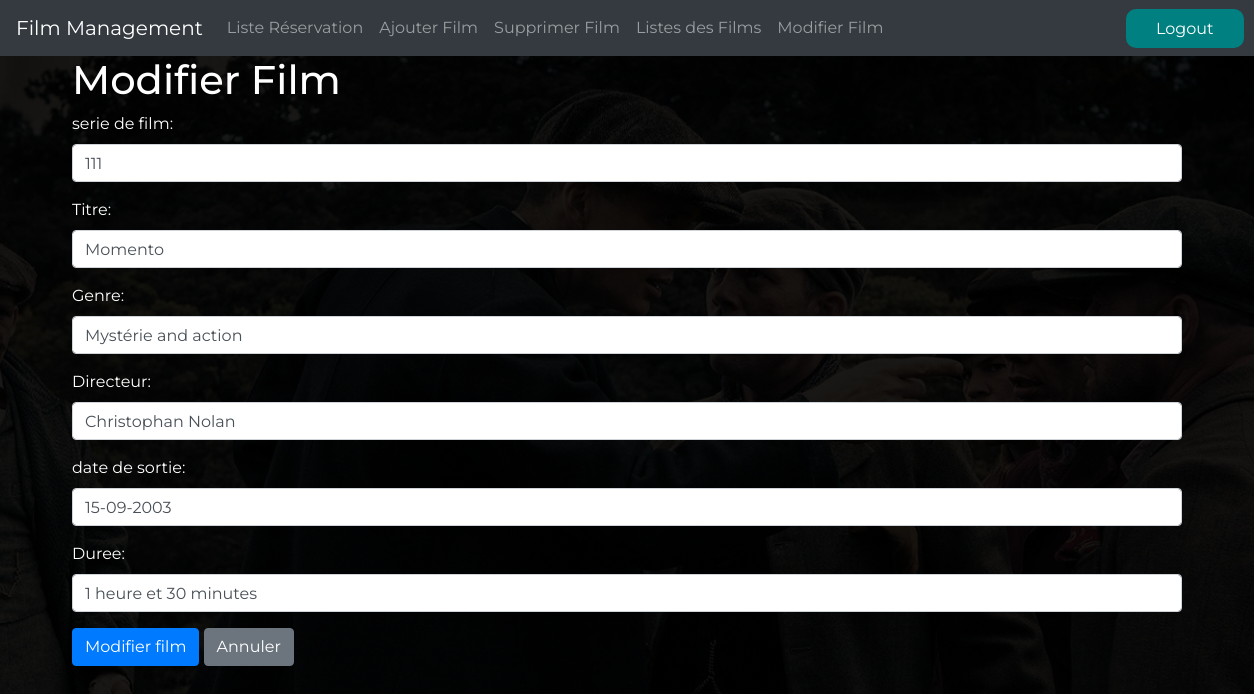
The page /modifierfilm.php?id=111 on the database its author committed.
### tables this page shows
CREATE TABLE `film` (
  `serie_film` int(10) NOT NULL,
  `titre` varchar(80) NOT NULL,
  `genre` varchar(80) NOT NULL,
  `directeur` varchar(80) NOT NULL,
  `date_sortie` varchar(80) NOT NULL,
  `duree` varchar(80) NOT NULL
);

### connexion.php (called while the page is built, shortened)
<?php
abstract class connexion {
function __construct()
{
$this->pdo =new PDO('mysql:host=localhost;dbname=filmprojet','root','');
}
}
?>

### filmController.php (called while the page is built, shortened)
<?php
include_once('connexion.php');
class filmController extends Connexion{
function getfilm($id){
    $query="SELECT * FROM film WHERE serie_film = ? ";
    $res = $this->pdo->prepare($query);
    $res->execute(array($id));
    $array= $res->fetch();
    return $array;
}
}
?>

### modifierfilm.php (the view, shortened to what this page needs)
<!DOCTYPE html>
<html lang="en">
<head>
    <link rel="stylesheet" href="main.css">
    <link rel="stylesheet" href="https://cdnjs.cloudflare.com/ajax/libs/bootstrap/5.0.2/css/bootstrap.min.css">
</head>
<body>
<?php
require_once('filmController.php');
$filmCtr=new filmController();
$res=$filmCtr->getfilm($_GET['id']);
?>
<?php include('navbar.php'); ?>
<div class="container">
<h1 style="color:white;">Modifier Film</h1>
    <form action="modifierfilm_action.php" method="post">
    <div class="mb-3">
            <label for="title" class="form-label"style="color:white;">serie de film:</label>
            <input type="text" id="serie" name="serie" value = "<?php echo $res['serie_film'] ?> "class="form-control" required>
        </div>
    <div class="mb-3">
            <label for="title" class="form-label"style="color:white;">Titre:</label>
            <input type="text" id="titre" name="titre" value = "<?php echo $res['titre'] ?> " class="form-control" required>
        </div>
        <div class="mb-3">
            <label for="genre" class="form-label"style="color:white;">Genre:</label>
            <input type="text" id="genre" name="genre" value = "<?php echo $res['genre'] ?> " class="form-control" required>
        </div>
        <div class="mb-3">
            <label for="director" class="form-label"style="color:white;">Directeur:</label>
            <input type="text" id="directeur" name="directeur" value = "<?php echo $res['directeur'] ?> " class="form-control" required>
        </div>
        <div class="mb-3">
            <label for="release-year" class="form-label"style="color:white;">date de sortie:</label>
            <input type="text" id="date" name="date" value = "<?php echo $res['date_sortie'] ?> " class="form-control" required>
        </div>
        <div class="mb-3">
            <label for="duration" class="form-label"style="color:white;">Duree:</label>
            <input type="text" id="duree" name="duree" value = "<?php echo $res['duree'] ?> " class="form-control" required>
        </div>
        <button type="submit" class="btn btn-primary">Modifier film</button>
        <button type="reset" class="btn btn-secondary">Annuler</button>
    </form>
</div>
</body>
</html>

### main.css (style rules this page uses)
* { margin: 0; padding: 0; font-family: 'Montserrat', sans-serif; box-sizing: border-box; }
html { scroll-behavior: smooth; }
body { background-image: linear-gradient( rgba(0,0,0,0.9),rgba(0,0,0,0.9)),url('images/hero page/7.jpg'); background-position: center; background-size: cover; background-repeat: no-repeat; height: 130vh; }

### rows shown on the page
film: serie "111", titre "Momento", genre "Mystérie and action", directeur "Christophan Nolan", date "15-09-2003", duree "1 heure et 30 minutes"
